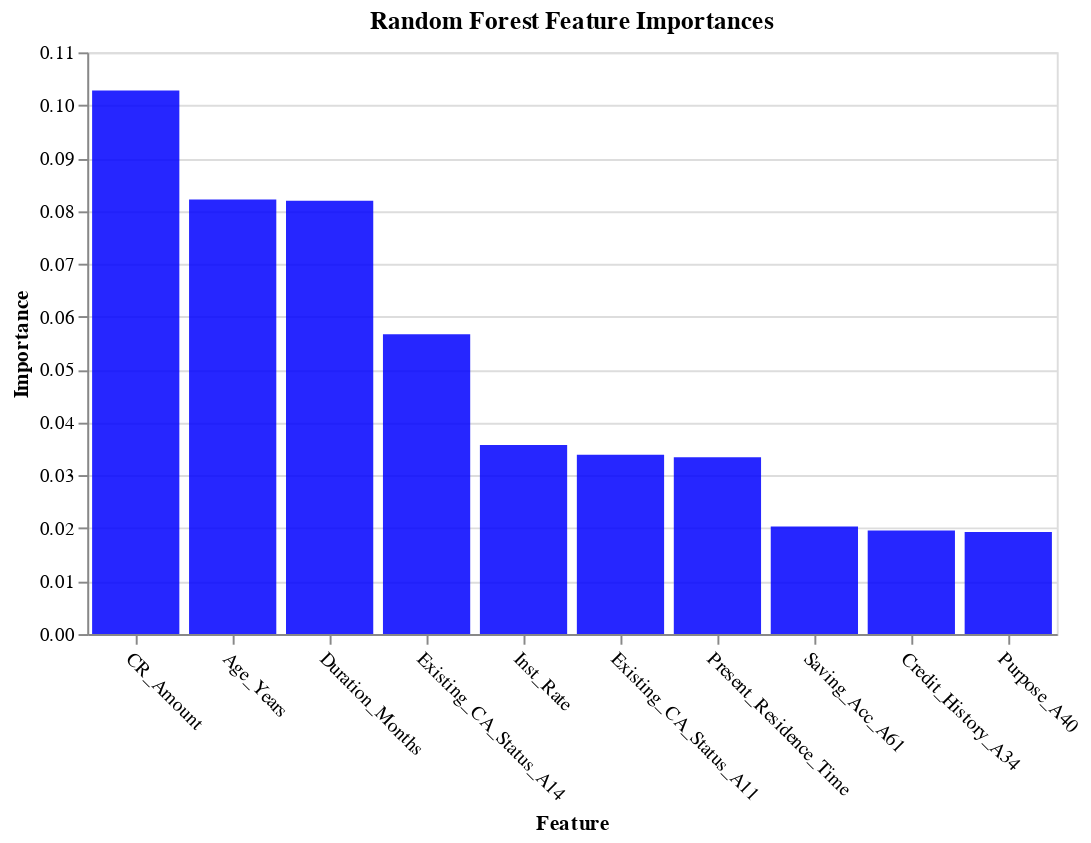

Source (notebook cell):
### Code cell
plot_imp(best_features_rfi, feature_importances_rfi, 'Random Forest', 'Blue')

### Figure 1 — Vega-Lite specification as saved in the notebook (floating-point values rounded to 4 significant figures)
{"config": {"view": {"continuousWidth": 400, "continuousHeight": 300}}, "data": {"name": "data-0cc4bf0dfc73750b2c1cea4b7f660241"}, "mark": {"type": "bar", "color": "Blue", "opacity": 0.85}, "encoding": {"x": {"type": "nominal", "axis": {"labelAngle": 45}, "field": "features", "sort": null, "title": "Feature"}, "y": {"type": "quantitative", "field": "importances", "title": "Importance"}}, "title": "Random Forest Feature Importances", "width": 500, "$schema": "https://vega.github.io/schema/vega-lite/v4.8.1.json", "datasets": {"data-0cc4bf0dfc73750b2c1cea4b7f660241": [{"features": "CR_Amount", "importances": 0.1028}, {"features": "Age_Years", "importances": 0.08217}, {"features": "Duration_Months", "importances": 0.08196}, {"features": "Existing_CA_Status_A14", "importances": 0.05667}, {"features": "Inst_Rate", "importances": 0.03575}, {"features": "Existing_CA_Status_A11", "importances": 0.03391}, {"features": "Present_Residence_Time", "importances": 0.03345}, {"features": "Saving_Acc_A61", "importances": 0.02032}, {"features": "Credit_History_A34", "importances": 0.0196}, {"features": "Purpose_A40", "importances": 0.01928}]}}
